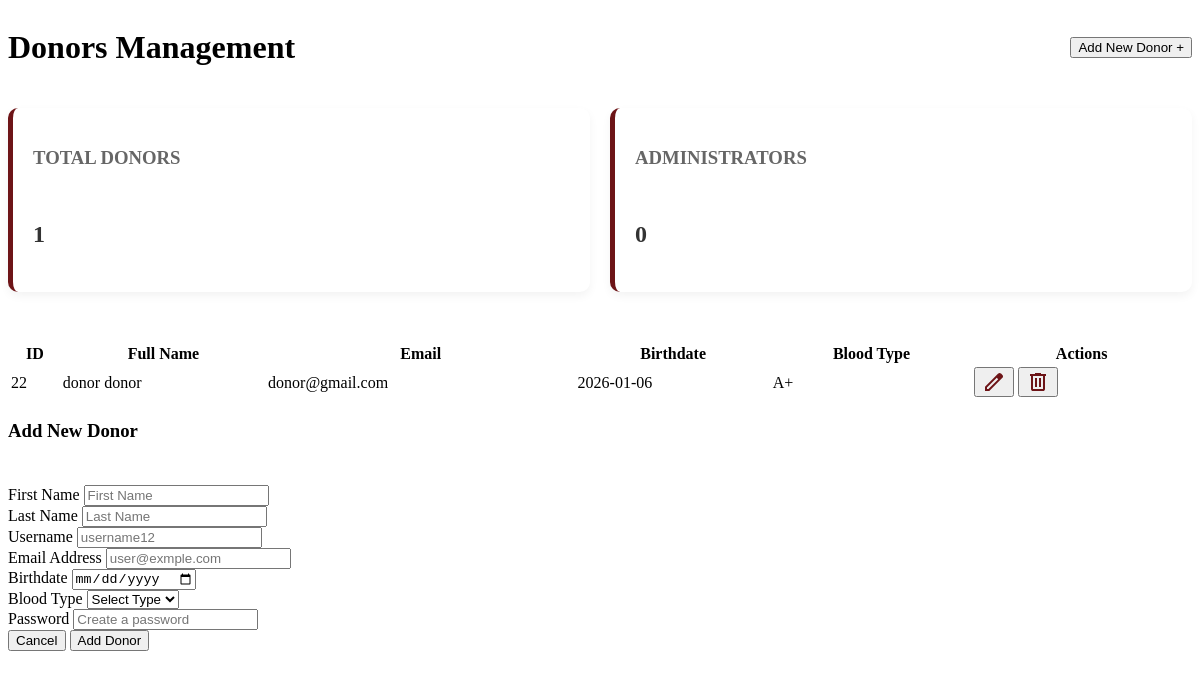
The app's page /dashboard/dashboardPages/donors.php with its own data.
### tables this page shows
CREATE TABLE `donors` (
  `id` int(11) NOT NULL,
  `first_name` varchar(50) DEFAULT NULL,
  `last_name` varchar(50) DEFAULT NULL,
  `birthdate` date DEFAULT NULL,
  `blood_group_id` int(11) NOT NULL
);

CREATE TABLE `users` (
  `id` int(11) NOT NULL,
  `username` varchar(255) NOT NULL,
  `email` varchar(100) NOT NULL,
  `password` varchar(255) NOT NULL,
  `role_id` int(11) NOT NULL
);

CREATE TABLE `blood_groups` (
  `id` int(11) NOT NULL,
  `group_name` varchar(5) NOT NULL
);

### config.php (called while the page is built)
<?php
class Database {
    private $host = 'localhost';
    private $dbname = 'blood_bank_management_system';
    private $username = 'root';
    private $password = '';
    private $conn;
    public function __construct() {
        try {
            $dsn = "mysql:host={$this->host};dbname={$this->dbname}";
            $this->conn = new PDO($dsn, $this->username, $this->password);
            $this->conn->setAttribute(PDO::ATTR_ERRMODE, PDO::ERRMODE_EXCEPTION);
        } catch(PDOException $e) {
            die("Connection failed: " . $e->getMessage());
        }
    }
    public function getConnection(): PDO {
        return $this->conn;
    }
}
?>

### crud/user/userLogic.php (called while the page is built, shortened)
<?php
class User {
    private $conn;
    public function __construct($db) {
        $this->conn = $db;
    }
    public function getAllDonors() {
    $query = "SELECT u.id, d.first_name, d.last_name, u.email, d.birthdate, bg.group_name as blood_group
            FROM users u
            JOIN donors d ON u.id = d.id
            Join blood_groups bg ON bg.id = d.blood_group_id";
    $stmt = $this->conn->prepare($query);
    $stmt->execute();
    return $stmt->fetchAll(PDO::FETCH_ASSOC);
}
public function countTotalDonors() {
    $sql = "SELECT COUNT(*) as total FROM users WHERE role_id = 2";
    $stmt = $this->conn->prepare($sql);
    $stmt->execute();
    $row = $stmt->fetch(PDO::FETCH_ASSOC);
    return $row['total'];
}
public function countTotalAdmins() {
    $sql = "SELECT COUNT(*) as total FROM users WHERE role_id = 1";
    $stmt = $this->conn->prepare($sql);
    $stmt->execute();
    $row = $stmt->fetch(PDO::FETCH_ASSOC);
    return $row['total'];
}
}
?>

### dashboard/dashboardPages/donors.php (the view, shortened to what this page needs)
<?php
include "../config.php";
include "../crud/user/userLogic.php";
 $db = new Database();
 $user = new User($db->getConnection());
?>
<div class="userContainer">
    <div class="headerSection">
        <h1>Donors Management</h1>
        <button class="btnAdd" onclick="openUserModal()">Add New Donor +</button>
    </div>
    <div class="statsContainer">
        <div class="statCard">
            <h3>Total Donors</h3>
            <p> <?php echo $totalDonors = $user->countTotalDonors()?></p>
        </div>
        <div class="statCard">
            <h3>Administrators</h3>
            <p><?php echo $totalAdmins = $user->countTotalAdmins()?></p>
        </div>
    </div>
    <table class="styledTable">
        <thead>
            <tr>
                <th>ID</th>
                <th>Full Name</th>
                <th>Email</th>
                <th>Birthdate</th>
                <th>Blood Type</th>
                <th>Actions</th>
            </tr>
        </thead>
        <tbody>
            <?php
            $donors = $user->getAllDonors();
            if ($donors) {
                foreach ($donors as $donor) {
                    ?>
                    <tr>
                        <td><?php echo $donor['id']; ?></td>
                        <td><?php echo $donor['first_name'] . " " . $donor['last_name']; ?></td>
                        <td><?php echo $donor['email']; ?></td>
                        <td><?php echo $donor['birthdate']; ?></td>
                        <td><?php echo $donor['blood_group']; ?></td>
                        <td class="actionsColumn">
                            <button class="btn" onclick="openEditModal(<?php echo $donor['id']; ?>)"><img src="../images/svg/editIcon.svg" alt="Edit"></button>
                            <button class="btn" onclick="confirmDelete(<?php echo $donor['id']; ?>)"><img src="../images/svg/deleteIcon.svg" alt="Delete"></button>
                        </td>
                    </tr>
                    <?php
                }
            } else {
                echo "<tr><td colspan='6'>Nuk ka të dhëna në databazë.</td></tr>";
            }
            ?>
        </tbody>
    </table>
</div>
<div id="userModal" class="modal">
    <div class="modalContent">
        <div class="modalHeader">
            <h3 id="modalTitle">Add New Donor</h3>
            <img src="../images/svg/closeIcon.svg" class="closeBtn" onclick="closeUserModal()" alt="Close">
        </div>
        <form id="userForm" action="" method="POST" novalidate>
            <div class="formGrid">
                <div class="inputGroup">
                    <label>First Name</label>
                    <input type="text" id="userFirstName" name="first_name" placeholder="First Name" required>
                </div>
                <div class="inputGroup">
                    <label>Last Name</label>
                    <input type="text" id="userLastName" name="last_name" placeholder="Last Name" required>
                </div>
                <div class="inputGroup">
                    <label>Username</label>
                    <input type="text" id="userName" name="username" placeholder="username12" required>
                </div>
                <div class="inputGroup">
                    <label>Email Address</label>
                    <input type="email" id="userEmail" name="user_email" placeholder="user@exmple.com" required>
                </div>
                <div class="inputGroup">
                    <label>Birthdate</label>
                    <input type="date" id="userBirthdate" name="birthdate" required>
                </div>
                <div class="inputGroup">
                    <label>Blood Type</label>
                    <select id="userBloodType" name="blood_group_id" required>
                        <option value="">Select Type</option>
                    </select>
                </div>
                <div class="inputGroup fullWidth">
                    <label>Password</label>
                    <input type="password" id="userPassword" name="password" placeholder="Create a password" required>
                </div>
            </div>
            <div class="modalFooter">
                <button type="button" onclick="closeUserModal()" class="btnCancel">Cancel</button>
                <button type="submit" name="submit" class="btnSave">Add Donor</button>
            </div>
        </form>
    </div>
</div>

### records on screen
donors: id "22", first_name "donor", last_name "donor", id.email "donor@gmail.com", birthdate "2026-01-06", blood_group.group_name "A+"

### other values on screen
$totalDonors = $user->countTotalDonors() "1"
$totalAdmins = $user->countTotalAdmins() "0"
